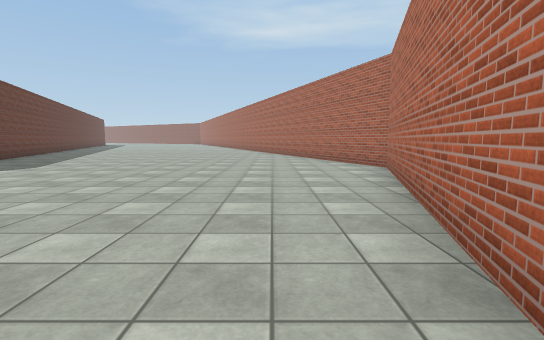
view 1 (above)

21 first-person views from a walk through a Unity game level. The camera is 1.3 m above the floor, tilts 6° down and sees 85° across. The floor is counted in squares, 2 m on a side. Each view is taken from the middle of a square. On the plan, view 1 faces up. The plan holds only what a view shows up to about 9 squares ahead; the rest is blank. The place goes on beyond the plan. Surface patterns are stand-ins for the level's own textures.

view 2
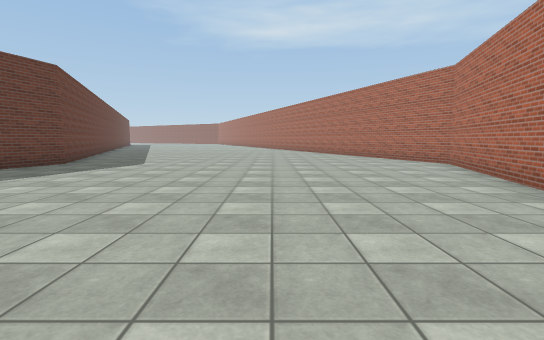

view 3
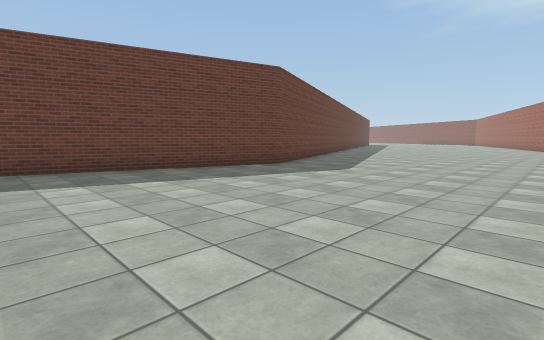

view 4
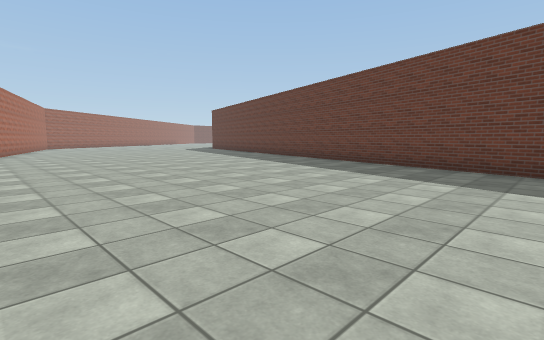

view 5
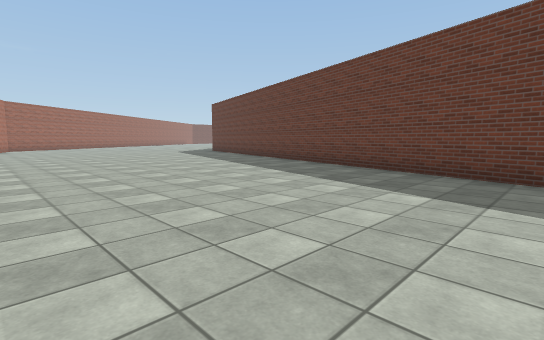

view 6
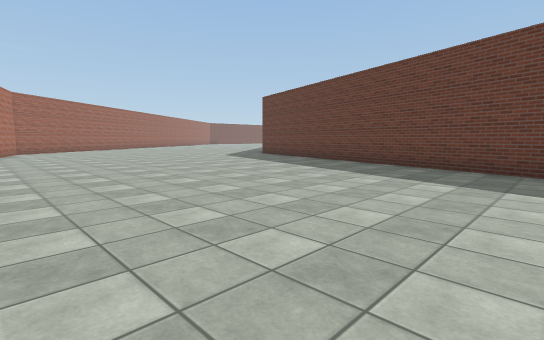

view 7
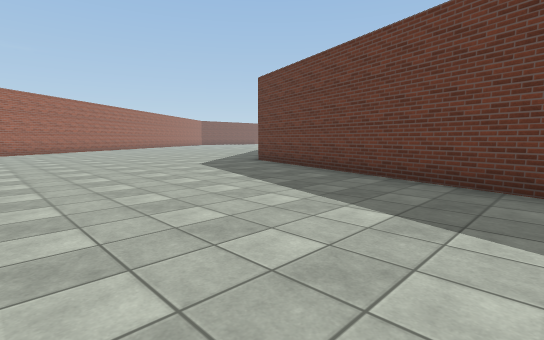

view 8
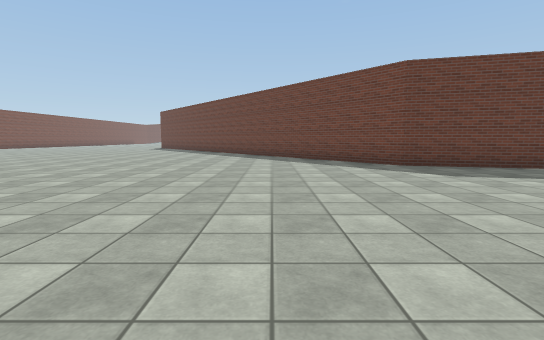

view 9
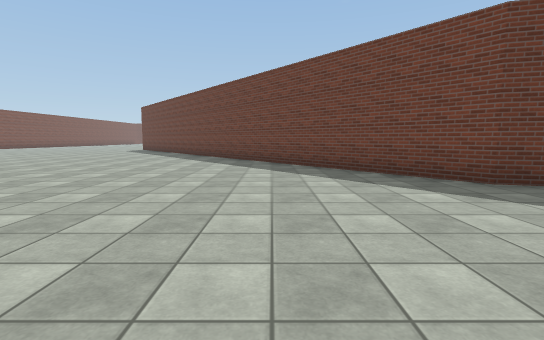

view 10
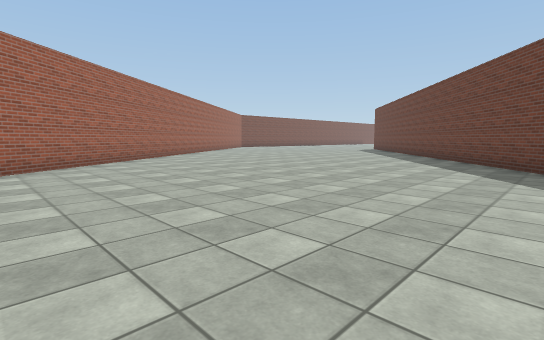

view 11
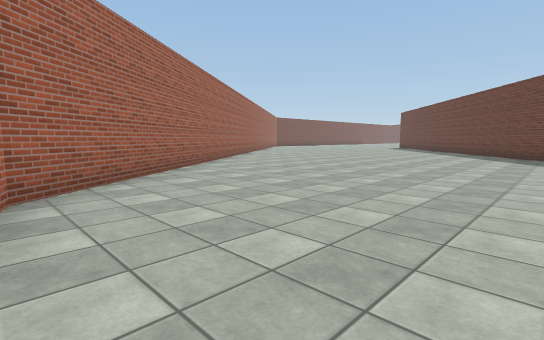

view 12
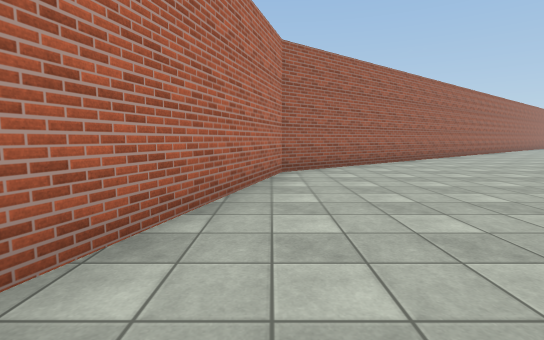

view 13
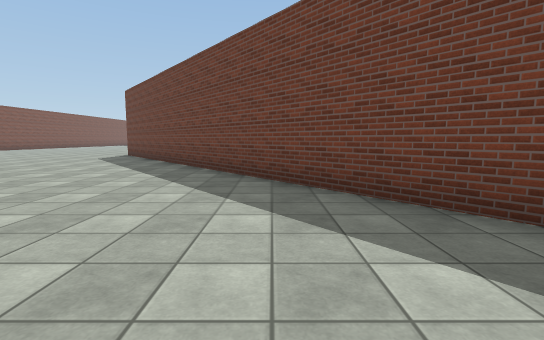

view 14
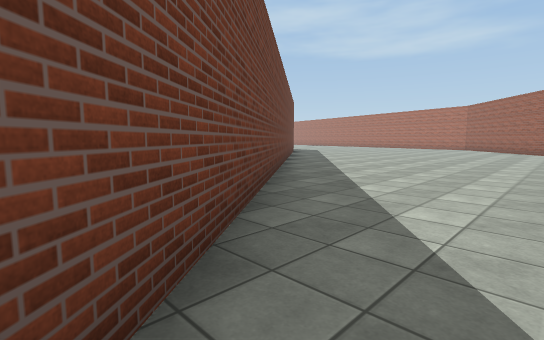

view 15
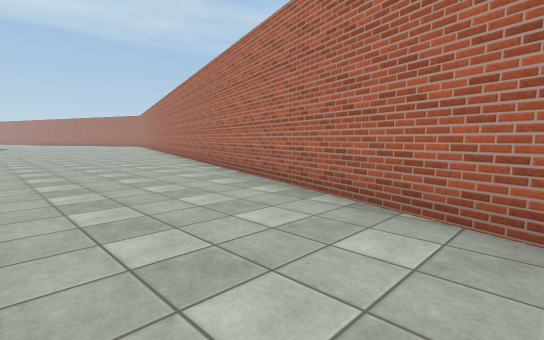

view 16
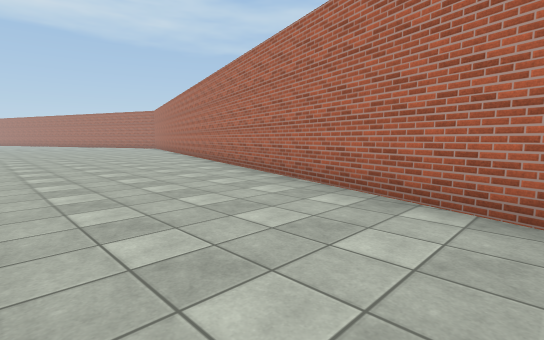

view 17
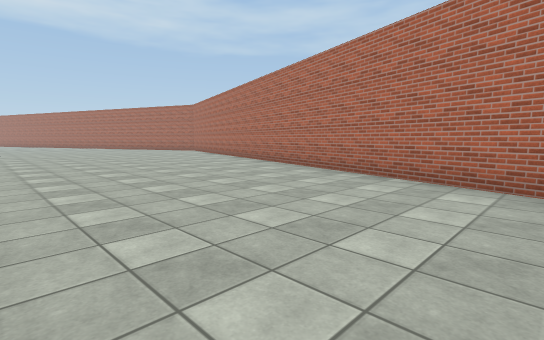

view 18
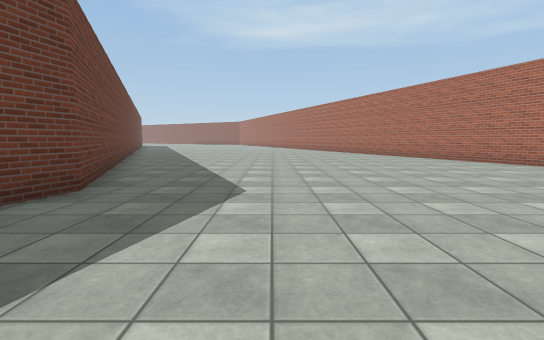

view 19
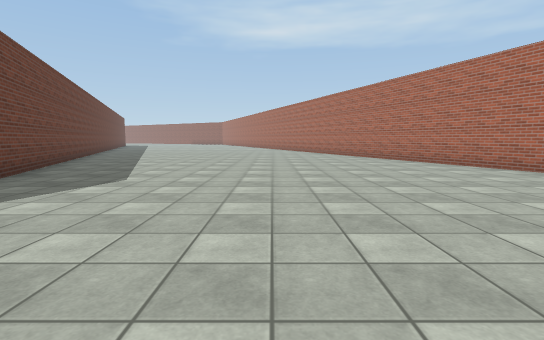

view 20
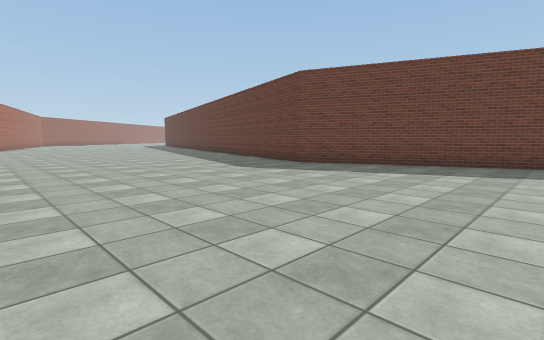

view 21
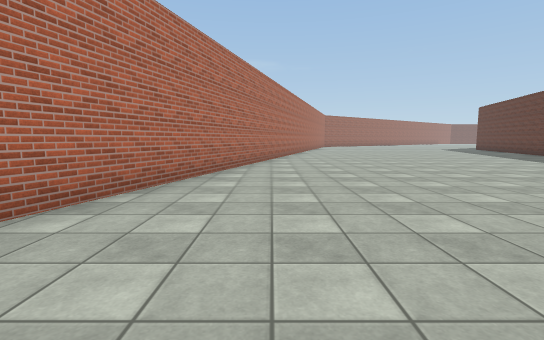

### Floor plan
Points are (right, up) in squares from view 1. A wall is a line through its corners. A room is listed if a view was taken in it or the views show most of it. See-through windows are left out.
Room 1 (views 1, 2, 3, 4, 5, 6, 7, 8, 9, 10, 11, 12, 13, 14, 15, 16, 17, 18, 19, 20, 21)
walls: (-11.3, -24.5) (-5.2, -19.8) (2.6, 6.7) (0.5, 12.1); (-9.5, 12) (-7.4, 6.7) (-13.2, -13.8) (-25, -23.3)

Positions as (right, up) in squares from view 1, and headings:
1: (0, 0), facing up
2: (-2, -1), facing up
3: (-2, 1), facing up-left
4: (-2, 3), facing down-left
5: (-4, 0), facing down-left
6: (-4, -4), facing down-left
7: (-7, -7), facing down-left
8: (-6, -17), facing left
9: (-9, -17), facing left
10: (-9, -16), facing down-left
11: (-5, -16), facing down-left
12: (-5, -14), facing down
13: (-15, -19), facing left
14: (-25, -24), facing up-right
15: (-7, -18), facing up-right
16: (-6, -13), facing up-right
17: (-6, -8), facing up-right
18: (-5, 3), facing up
19: (-3, 2), facing up
20: (-1, 12), facing down-left
21: (-1, 4), facing down
